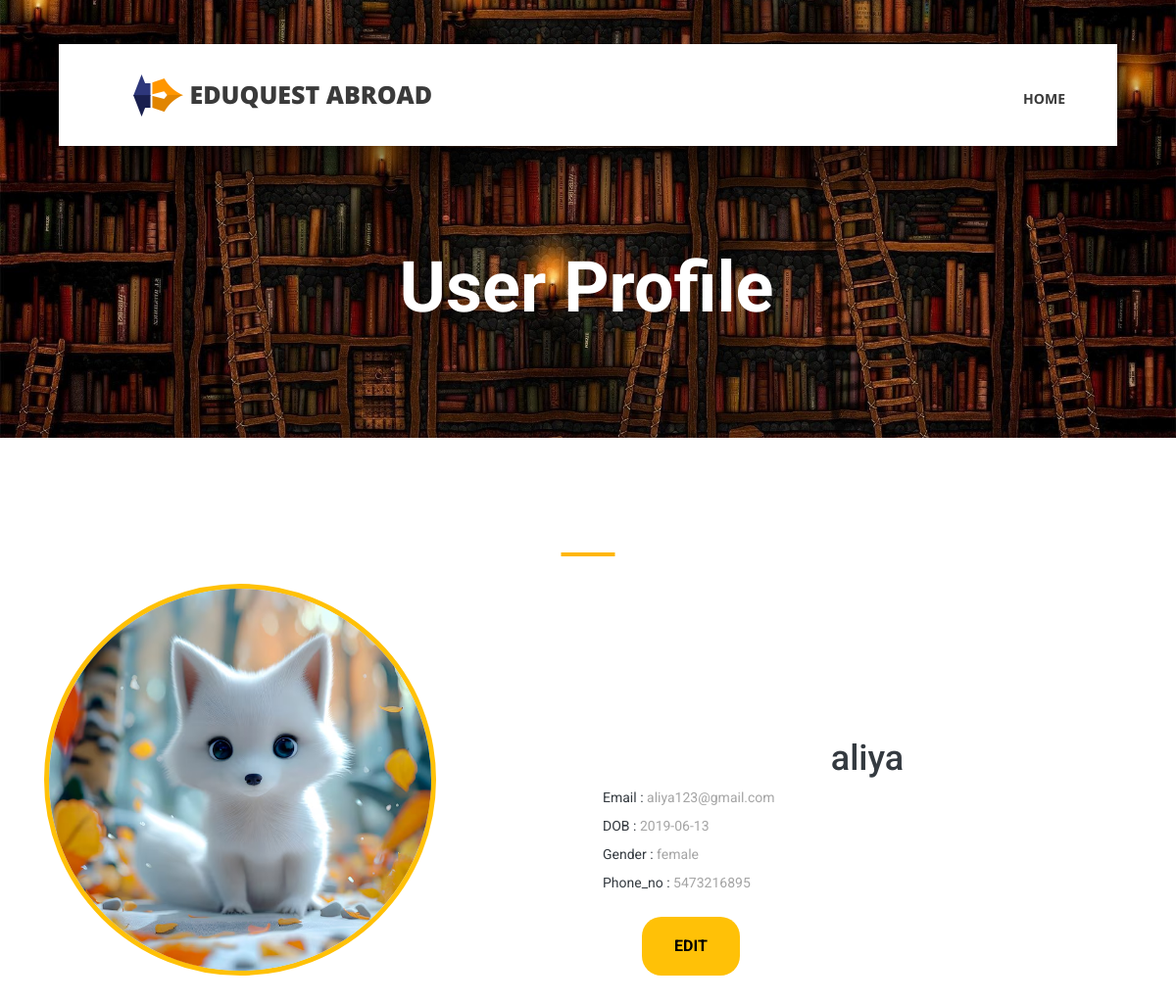
The page /USER/profile.php (signed in) on the database its author committed.
### tables this page shows
CREATE TABLE IF NOT EXISTS `user_acc` (
  `user_id` int(100) NOT NULL AUTO_INCREMENT,
  `user_name` varchar(250) DEFAULT NULL,
  `image` varchar(200) DEFAULT NULL,
  `email` varchar(200) DEFAULT NULL,
  `DOB` date DEFAULT NULL,
  `gender` varchar(100) DEFAULT NULL,
  `Phone_no` varchar(200) DEFAULT NULL,
  `password` varchar(200) DEFAULT NULL,
  PRIMARY KEY (`user_id`)
);

### USER/profile.php (the view, shortened to what this page needs)
<?php
$uid=$_SESSION['uid'];
?>
<!DOCTYPE html>
<html lang="en">
<head>
<link rel="stylesheet" type="text/css" href="styles/bootstrap4/bootstrap.min.css">
<link href="plugins/fontawesome-free-5.0.1/css/fontawesome-all.css" rel="stylesheet" type="text/css">
<link rel="stylesheet" type="text/css" href="styles/contact_styles.css">
<link rel="stylesheet" type="text/css" href="styles/contact_responsive.css">
</head>
<body>
<div class="super_container">
	<header class="header d-flex flex-row">
		<div class="header_content d-flex flex-row align-items-center">
			<div class="logo_container">
				<div class="logo">
					<img src="images/logo.png" alt="">
					<span style="font-size:25px;">EduQuest Abroad</span>
				</div>
			</div>
			<nav class="main_nav_container">
				<div class="main_nav">
					<ul class="main_nav_list">
						<li class="main_nav_item"><a href="userHome.php">HOME</a></li>
						</ul>
				</div>
			</nav>
		</div>
	</header>
	<div class="home">
		<div class="home_background_container prlx_parent">
			<div class="home_background prlx" style="background-image:url(../static/images/libhead1.jpg)"></div>
		</div>
		<div class="home_content" style="background-color:transparent;">
			<h1 style="font-weight:bold;">User Profile</h1>
		</div>
	</div>
	<div class="events page_section">
		<div class="container">
			<div class="row">
				<div class="col">
					<div class="section_title text-center">
						<h1></h1>
					</div>
				</div>
			</div>
			<div class="event_items">
                <?php
                  include '../connection.php';
                  $qry="select * from  user_acc where user_id='$uid'";
                  $qryout=mysqli_query($conn,$qry);
                  while($data=mysqli_fetch_array($qryout)){
                ?>
				<div class="row event_item">
					<div class="col">
						<div class="row d-flex flex-row align-items-end">
                            <div class="col-lg-6 order-lg-1 order-2">
								<div class="event_image">
								<div class="h-100 d-flex justify-content-center align-items-center" style="border: 5px solid; border-color: #ffc107 #ffc107 #ffc107 #ffc107; height: 300px; width: 400px; border-radius: 50%; overflow: hidden;">
                            <img src="../static/images/<?php echo $data['image'];?>" class="img-fluid" alt="" style="height: 100%; width: 100%; object-fit: cover;">
                        </div>
								</div>
							</div>
							<div class="col-lg-6 order-lg-2 order-3">
								<div class="event_content">
									<div class="user_name"  style="text-align:center;"><h1 class="fs-1 text-dark"><?php echo $data['user_name'];?></h1></div>
									<div class=""><label for="email" class="fs-1 text-dark">Email :</label>
                                        <?php echo $data['email'];?></div>
                                    <div class=""><label for="DOB" class="fs-1 text-dark" >DOB :</label>
                                        <?php echo $data['DOB'];?></div>
                                    <div class=""><label for="gender" class="fs-1 text-dark">Gender :</label>
                                        <?php echo $data['gender'];?></div>
                                    <div class=""><label for="Phone_no" class="fs-1 text-dark">Phone_no :</label>
                                        <?php echo $data['Phone_no'];?></div>
									<button class="btn" style="margin-left:40px; font-weight:bold;">
										<a class="lin" href="login.php?id=<?php echo $data['user_id'];?>">EDIT</a></button>
								</div>
							</div>
						</div>
					</div>
				</div>
                <?php
                  }
                ?>
			</div>
		</div>
	</div>
</body>
</html>

### USER/styles/contact_styles.css (style rules this page uses)
* { margin: 0; padding: 0; -webkit-font-smoothing: antialiased; -webkit-text-shadow: rgba(0,0,0,.01) 0 0 1px; text-shadow: rgba(0,0,0,.01) 0 0 1px; }
body { font-family: 'Roboto', sans-serif; font-size: 14px; font-weight: 400; background: #FFFFFF; color: #a5a5a5; }
div { display: block; position: relative; -webkit-box-sizing: border-box; -moz-box-sizing: border-box; box-sizing: border-box; }
ul { list-style: none; margin-bottom: 0px; }
a, a:hover, a:visited, a:active, a:link { text-decoration: none; -webkit-font-smoothing: antialiased; -webkit-text-shadow: rgba(0,0,0,.01) 0 0 1px; text-shadow: rgba(0,0,0,.01) 0 0 1px; }
h1 { font-size: 36px; }
h1, h2, h3, h4, h5, h6 { font-family: 'Roboto', sans-serif; -webkit-font-smoothing: antialiased; -webkit-text-shadow: rgba(0,0,0,.01) 0 0 1px; text-shadow: rgba(0,0,0,.01) 0 0 1px; }
.super_container { width: 100%; overflow: hidden; }
.prlx_parent { overflow: hidden; }
.prlx { height: 130% !important; }
.header { position: fixed; top: 45px; left: 50%; -webkit-transform: translateX(-50%); -moz-transform: translateX(-50%); -ms-transform: translateX(-50%); -o-transform: translateX(-50%); transform: translateX(-50%); width: 1318px; height: 104px; background: #FFFFFF; z-index: 10; -webkit-transition: all 200ms ease; -moz-transition: all 200ms ease; -ms-transition: all 200ms ease; -o-transition: all 200ms ease; transition: all 200ms ease; }
.header_content { width: calc(100% - 279px); height: 100%; }
.header_content::before { display: block; position: absolute; top: 0; left: 0; width: 100%; height: 100%; content: ''; box-shadow: 0px 20px 49px rgba(0,0,0,0.67); z-index: -1; }
.logo_container { display: inline-block; padding-left: 76px; }
.logo span { font-family: 'Open Sans', sans-serif; font-size: 30px; font-weight: 900; color: #3a3a3a; vertical-align: middle; text-transform: uppercase; margin-left: 3px; }
.main_nav_container { display: inline-block; margin-left: auto; padding-right: 93px; }
.main_nav { margin-top: 7px; }
.main_nav_item { display: inline-block; margin-right: 40px; }
.main_nav_item:last-child { margin-right: 0px; }
.main_nav_item a { font-family: 'Open Sans', sans-serif; font-size: 14px; text-transform: uppercase; font-weight: 700; color: #3a3a3a; -webkit-transition: all 200ms ease; -moz-transition: all 200ms ease; -ms-transition: all 200ms ease; -o-transition: all 200ms ease; transition: all 200ms ease; }
.home { width: 100%; height: 447px; }
.home_background_container { position: absolute; top: 0; left: 0; width: 100%; height: 100%; }
.home_background { width: 100%; height: 100%; background-repeat: no-repeat; background-size: cover; background-position: center center; }
.home_content { position: absolute; left: 50%; bottom: 109px; -webkit-transform: translateX(-50%); -moz-transform: translateX(-50%); -ms-transform: translateX(-50%); -o-transform: translateX(-50%); transform: translateX(-50%); background: #ffb606; padding-top: 24px; padding-bottom: 18px; padding-left: 39px; padding-right: 42px; }
.home_content h1 { font-size: 72px; font-weight: 400; color: #FFFFFF; line-height: 0.5; white-space: nowrap; }
.page_section { padding-top: 117px; padding-bottom: 117px; }
.section_title h1 { display: block; color: #1a1a1a; font-weight: 500; padding-top: 24px; }
.section_title h1::before { display: block; position: absolute; top: 0; left: 50%; -webkit-transform: translateX(-50%); -moz-transform: translateX(-50%); -ms-transform: translateX(-50%); -o-transform: translateX(-50%); transform: translateX(-50%); width: 55px; height: 4px; content: ''; background: #ffb606; }

### USER/styles/contact_responsive.css (style rules this page uses)
@media only screen and (max-width: 1380px) { .header { width: 1200px; } }
@media only screen and (max-width: 1380px) { .header_content { width: calc(100% - 219px); } }
@media only screen and (max-width: 1380px) { .main_nav_container { padding-right: 63px; } }
@media only screen and (max-width: 1280px) { .header { width: 90%; } }
@media only screen and (max-width: 1280px) { .header_content { width: 100%; } }
@media only screen and (max-width: 1280px) { .main_nav_container { padding-right: 53px; } }

### USER/profile.php (style rules this page uses)
.btn { border-radius:20px; background-color:#ffc107; height:60px; width: 100px; font-weight:bold; }
.lin { color:black; }

### rows shown on the page
user_acc: image (picture), user_name "aliya", email "aliya123@gmail.com", DOB "2019-06-13", gender "female", Phone_no "5473216895"
